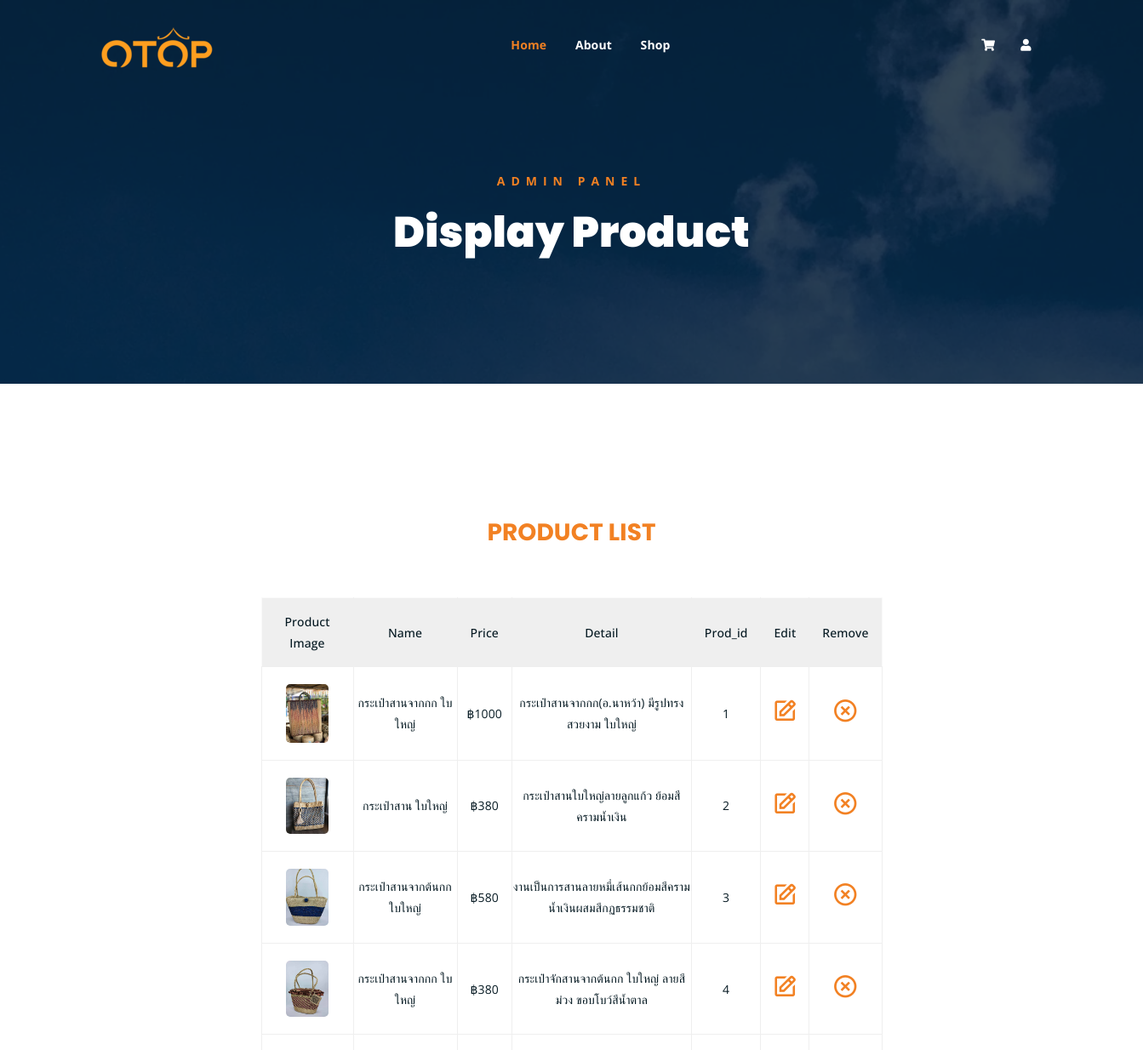
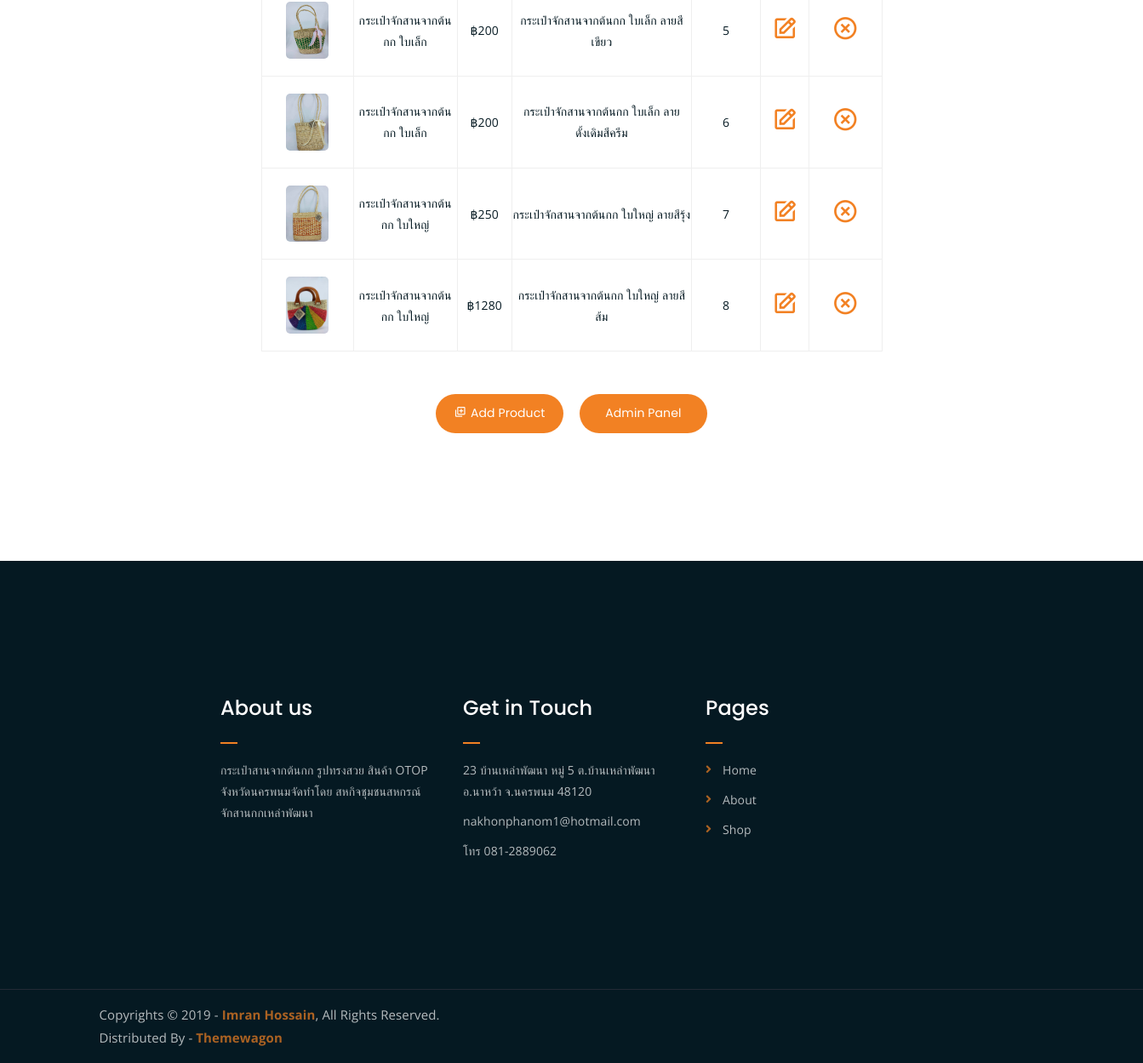
/pages/displayProd.php, run on the app's committed database (2 pictures, top to bottom).
### tables this page shows
CREATE TABLE `shop_prod` (
  `prod_id` int(11) NOT NULL,
  `prod_name` varchar(200) NOT NULL,
  `prod_detail` text DEFAULT NULL,
  `prod_price` float NOT NULL,
  `prod_img` varchar(100) NOT NULL
);

### pages/connectDB.php (called while the page is built, shortened)
<?php
class DB_conn
{
    public $conn;
    function __construct()
    {
        $this->conn = mysqli_connect(DB_SERVER, DB_USERNAME, DB_PASSWORD, DB_NAME);
    }
    public function display_prod()
    {
        $str = mysqli_query($this->conn, "SELECT * from shop_prod");
        return $str;
    }
}
?>

### pages/displayProd.php (the view, shortened to what this page needs)
<?php
include_once("connectDB.php");
$conn = new DB_conn;
?>
<!DOCTYPE html>
<html lang="en">
<head>
  <?php
  include_once("header.php")
  ?>
</head>
<body>
  <div class="breadcrumb-section breadcrumb-bg">
      <div class="container">
        <div class="row">
          <div class="col-lg-8 offset-lg-2 text-center">
            <div class="breadcrumb-text">
              <p>ADMIN PANEL</p>
              <h1>Display Product</h1>
            </div>
          </div>
        </div>
      </div>
    </div>
  <div class="cart-section mt-150 mb-150">
    <div class="container">
      <div class="row justify-content-center ">
        <div class="col-lg-8 col-md-12">
          <div class="text-center">
            <div class="">
              <h1 class = "PRODUCTLIST">PRODUCT LIST</h1>
            </div>
          </div>
          <br></br>
          <div class="cart-table-wrap">
            <table class="cart-table">
              <thead class="cart-table-head">
                <tr class="table-head-row">
                  <th class="product-image">Product Image</th>
                  <th class="product-name">Name</th>
                  <th class="product-price">Price</th>
                  <th class="product-Detail">Detail</th>
                  <th class="product-Prod_id">Prod_id</th>
                  <th class="product-edit">Edit</th>
                  <th class="product-del">Remove</th>
                </tr>
              </thead>
              <tbody>
                <?php
                $sql = $conn->display_prod();
                while ($data = mysqli_fetch_array($sql)) {
                ?>
                  <tr>
                    <td class="product-image">
                      <img src=<?php echo $data['prod_img'] ?> alt="" />
                    </td>
                    <td class="product-name"> <?php echo $data['prod_name'] ?> </td>
                    <td class="product-price"> ฿<?php echo $data['prod_price'] ?> </td>
                    <td class="product-Detail"> <?php echo $data['prod_detail'] ?> </td>
                    <td class="product-Prod_id"> <?php echo $data['prod_id'] ?> </td>
                    <td class="product-edit"><a href="formEdit_Prod.php?id=<?php echo $data['prod_id'] ?>">
                        <i class="bx bx-edit bx-md"></i></a></td>
                    <td class="product-del"><a href="del_Prod.php?id=<?php echo $data['prod_id'] ?>" onclick="return confirm('คุณต้องการลบข้อมูลใช่หรือไม่')">
                        <i class="bx bx-x-circle bx-md"></i></a></td>
                  </tr>
                <?php
                }
                ?>
              </tbody>
            </table>
          </div>
          <br></br>
          <div class="text-center">
            <a href="<?php echo '/Shop/pages/' ?>addProd.php" class="cart-btn"><i class='bx bx-add-to-queue '></i>Add Product</a>
            <a style="margin-left: 15px" href="<?php echo '/Shop/pages/' ?>admin-panel.php" class="cart-btn">Admin Panel</a>
          </div>
        </div>
      </div>
    </div>
  </div>
  <?php
  include_once("footer.php");
  ?>
</body>
</html>

### pages/header.php (shortened to what this page needs)
<?php
$parentPath = '/Shop';
$parentPath2 = '/Shop/pages';
?>
<!DOCTYPE html>
<html lang="en">
<head>
  <?php echo "<link rel='stylesheet' href='$parentPath/assets/css/all.min.css'>"; ?>
  <?php echo "<link rel='stylesheet' href='$parentPath/assets/bootstrap/css/bootstrap.min.css'>"; ?>
  <?php echo "<link rel='stylesheet' href='$parentPath/assets/css/owl.carousel.css'>"; ?>
  <?php echo "<link rel='stylesheet' href='$parentPath/assets/css/magnific-popup.css'>"; ?>
  <?php echo "<link rel='stylesheet' href='$parentPath/assets/css/animate.css'>"; ?>
  <?php echo "<link rel='stylesheet' href='$parentPath/assets/css/meanmenu.min.css'>"; ?>
  <?php echo "<link rel='stylesheet' href='$parentPath/assets/css/main.css'>"; ?>
  <?php echo "<link rel='stylesheet' href='$parentPath/assets/css/responsive.css'>"; ?>
  <?php echo "<link rel='stylesheet' href='$parentPath/assets/webfonts/simple-line-icons.css'>"; ?>
  <?php echo "<link href='https://unpkg.com/boxicons@2.1.4/css/boxicons.min.css' rel='stylesheet'>"; ?>
</head>
<div class="top-header-area" id="sticker">
  <div class="container">
    <div class="row">
      <div class="col-lg-12 col-sm-12 text-center">
        <div class="main-menu-wrap">
          <div class="site-logo">
            <?php echo "<a href='$parentPath/index.php'><img src='$parentPath/assets/img/logo1.png' alt=''></a>" ?>
          </div>
          <nav class="main-menu">
            <ul>
              <li class="current-list-item">
                <a href="<?php echo $parentPath ?>/index.php#">Home</a>
              </li>
              <li><a href="<?php echo $parentPath ?>/about.php">About</a></li>
              <li>
                <a href="<?php echo $parentPath ?>/shop.php">Shop</a>
              </li>
              <?php
              if (isset($_SESSION['loggedin']) && $_SESSION['loggedin'] === true) {
                $username = $_SESSION['username'];
                if ($username == 'admin') {
                  echo "<li><a href='$parentPath2/admin-panel.php'>Admin Panel</a>
                          <ul class='sub-menu'>
                            <li><a href='$parentPath2/displayMember.php'>Display member</a></li>
                            <li><a href='$parentPath2/displayProd.php'>Display product</a></li>
                            <li><a href='$parentPath2/dp-order.php'>Display order</a></li>
                          </ul>
                          </li>
                  ";
                }
                echo "<li style='float:right'>
                        <a href='#'><i class='fa fa-user'> welcome, $username</i></a>
                          <ul class='sub-menu'>
                            <li><a href='$parentPath/logout.php'>Logout</a></li>
                          </ul>
                      </li>";
              } else {
                echo "<li style='float:right'>
                          <a href='#'><i class='fa fa-user'></i></a>
                          <ul class='sub-menu'>
                              <li><a href='$parentPath/login.php'>Login</a></li>
                              <li><a href='$parentPath/addMember.php'>Register</a></li>
                          </ul>
                      </li>";
              }
              ?>
              <li style="float:right">
                <?php echo "<a href='$parentPath2/cart.php'><i class='fa fa-shopping-cart'></i></a>"; ?>
              </li>
            </ul>
          </nav>
        </div>
      </div>
    </div>
  </div>
</div>

### pages/footer.php (shortened to what this page needs)
<!DOCTYPE html>
<html lang="en">
<head>
</head>
<div class="footer-area">
	<div class="container">
		<div class="row" style="justify-content: center;">
			<div class="col-lg-3 col-md-6">
				<div class="footer-box about-widget">
					<h2 class="widget-title">About us</h2>
					<p>	กระเป๋าสานจากต้นกก รูปทรงสวย สินค้า OTOP จังหวัดนครพนมจัดทำโดย สหกิจชุมชนสหกรณ์จักสานกกเหล่าพัฒนา
					</p>
				</div>
			</div>
			<div class="col-lg-3 col-md-6">
				<div class="footer-box get-in-touch">
					<h2 class="widget-title">Get in Touch</h2>
					<ul>
						<li>23 บ้านเหล่าพัฒนา หมู่ 5 ต.บ้านเหล่าพัฒนาอ.นาหว้า จ.นครพนม 48120</li>
						<li>nakhonphanom1@hotmail.com</li>
						<li>โทร 081-2889062</li>
					</ul>
				</div>
			</div>
			<div class="col-lg-3 col-md-6">
				<div class="footer-box pages">
					<h2 class="widget-title">Pages</h2>
					<ul>
						<li><a href="index.php">Home</a>
						</li>
						<li><a href="about.php">About</a>
						</li><li><a href="index.php#shop">Shop</a>
						</li>
					</ul>
				</div>
			</div>
		</div>
	</div>
</div>
   <div class="copyright">
      <div class="container">
        <div class="row">
          <div class="col-lg-6 col-md-12">
            <p>
              Copyrights &copy; 2019 -
              <a href="https://imransdesign.com/">Imran Hossain</a>, All Rights
              Reserved.<br />
              Distributed By - <a href="https://themewagon.com/">Themewagon</a>
            </p>
          </div>
           </div>
      </div>
    </div>

### pages/displayProd.php (style rules this page uses)
.PRODUCTLIST { font-family: "Poppins", sans-serif; font-size: 2rem;; letter-spacing: 0.1px; line-height: 1.8; color: #F28123; overflow-x: hidden; margin-top: -20px; }

### data on the page
shop_prod: prod_img (picture), prod_name "กระเป๋าสานจากกก ใบใหญ่", prod_price "1000", prod_detail "กระเป๋าสานจากกก(อ.นาหว้า) มีรูปทรงสวยงาม ใบใหญ่", prod_id "1"
shop_prod: prod_img (picture), prod_name "กระเป๋าสาน ใบใหญ่", prod_price "380", prod_detail "กระเป๋าสานใบใหญ่ลายลูกแก้ว ย้อมสีครามน้ำเงิน", prod_id "2"
shop_prod: prod_img (picture), prod_name "กระเป๋าสานจากต้นกก ใบใหญ่", prod_price "580", prod_detail "งานเป็นการสานลายหมี่เส้นกกย้อมสีครามน้ำเงินผสมสีกฏธรรมชาติ", prod_id "3"
shop_prod: prod_img (picture), prod_name "กระเป๋าสานจากกก ใบใหญ่", prod_price "380", prod_detail "กระเป๋าจักสานจากต้นกก ใบใหญ่ ลายสีม่วง ขอบโบว์สีน้ำตาล", prod_id "4"
shop_prod: prod_img (picture), prod_name "กระเป๋าจักสานจากต้นกก ใบเล็ก", prod_price "200", prod_detail "กระเป๋าจักสานจากต้นกก ใบเล็ก ลายสีเขียว", prod_id "5"
shop_prod: prod_img (picture), prod_name "กระเป๋าจักสานจากต้นกก ใบเล็ก", prod_price "200", prod_detail "กระเป๋าจักสานจากต้นกก ใบเล็ก ลายดั้งเดิมสีครีม", prod_id "6"
shop_prod: prod_img (picture), prod_name "กระเป๋าจักสานจากต้นกก ใบใหญ่", prod_price "250", prod_detail "กระเป๋าจักสานจากต้นกก ใบใหญ่ ลายสีรุ้ง", prod_id "7"
shop_prod: prod_img (picture), prod_name "กระเป๋าจักสานจากต้นกก ใบใหญ่", prod_price "1280", prod_detail "กระเป๋าจักสานจากต้นกก ใบใหญ่ ลายสีส้ม", prod_id "8"
